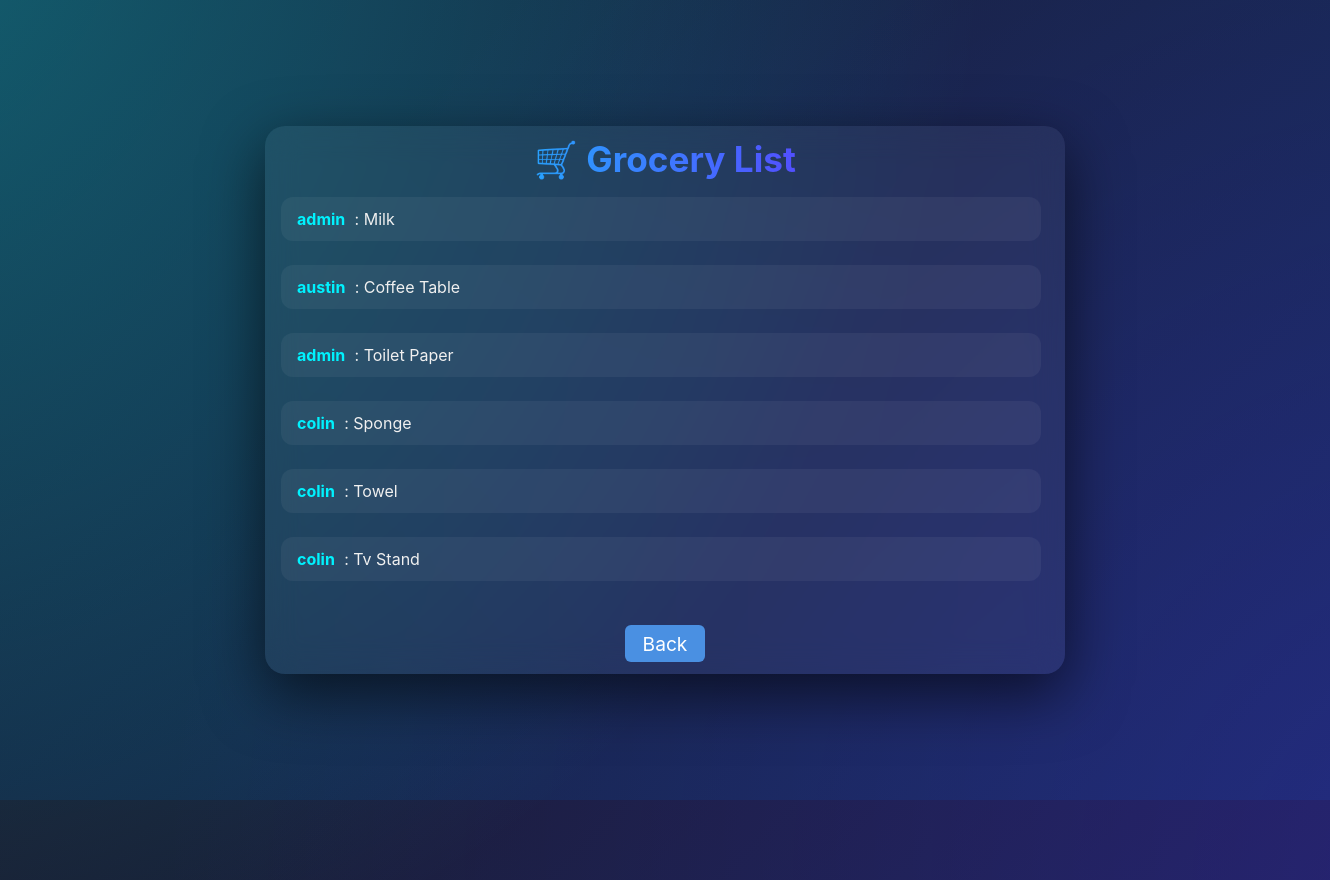
The app's page /grocery (signed in), older data.
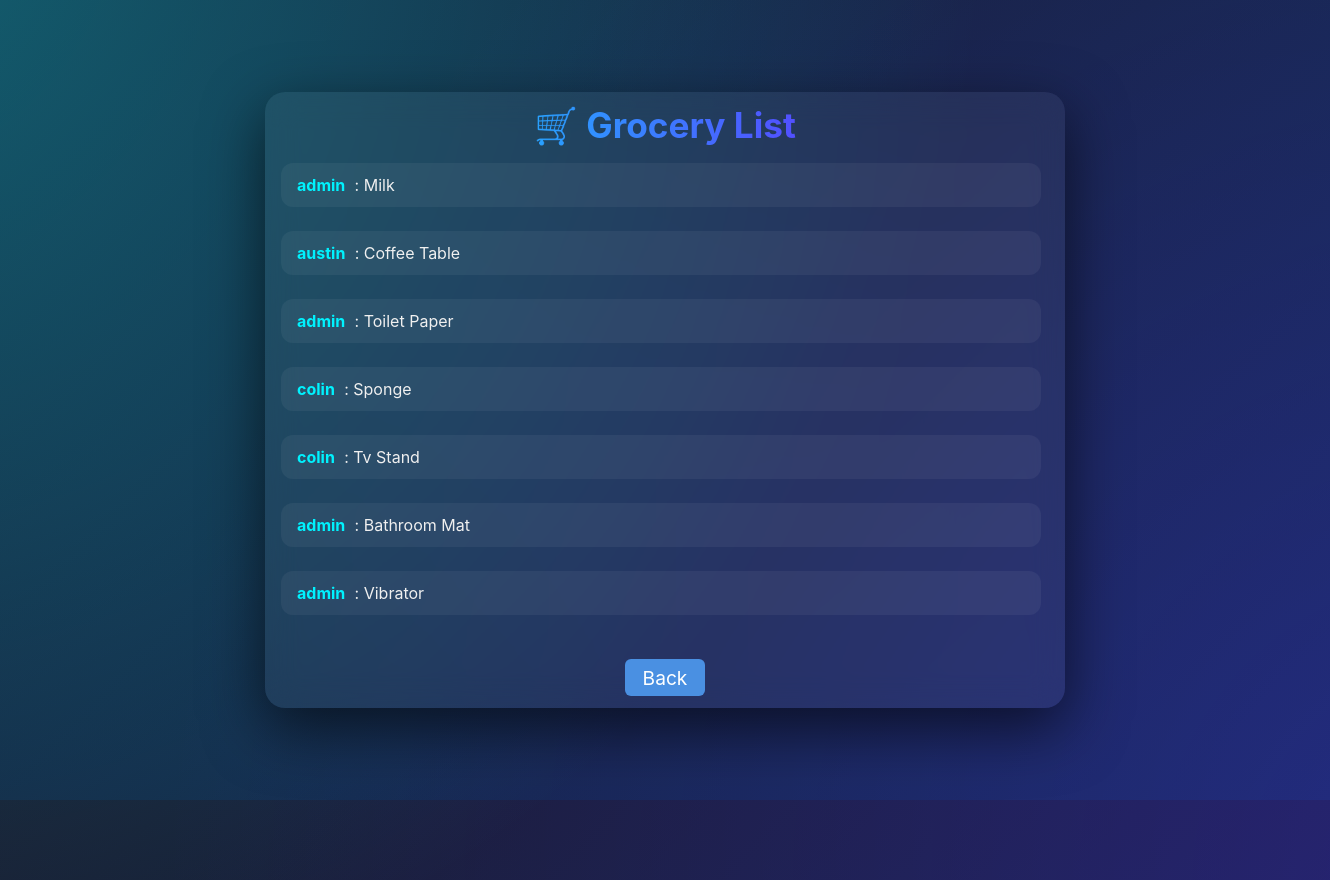
The same page, newer data.
### tables this page shows
CREATE TABLE grocery (
                id INTEGER PRIMARY KEY AUTOINCREMENT,
                item TEXT,
                user TEXT            
                    );

### app.py (the view, shortened to what this page needs)
@app.route('/grocery', methods=['GET', 'POST'])
def grocery_list():
    if 'user' not in session:
        return redirect('/login')
    role = session.get('role')
    can_add = role in ['admin', 'purple']
    with sqlite3.connect('database.db', check_same_thread=False) as conn:
        cur = conn.cursor()
        cur.execute('SELECT * FROM grocery')  # Assuming columns: id, item, user
        items = cur.fetchall()
    return render_template('grocery.html',items=items, can_add=can_add)

### templates/grocery.html (shortened to what this page needs)
<!DOCTYPE html>
<html lang="en">
<head>
  <link rel="stylesheet" href="{{ url_for('static', filename='grocery.css') }}">
</head>
<body>
  <div class="background-glow"></div>
  <div class="board-wrapper">
    <header class="board-header">
      <h1>🛒 Grocery List</h1>
    </header>
    <section class="message-feed" id="message-feed">
      {% for item in items %}
        <div class="grocery-entry">
          <div>
            <span class="grocery-user">{{ item[2] }}</span>
            <span class="grocery-text">: {{ item[1] }}</span>
          </div>
        </div>
      {% endfor %}
    </section>
    <footer class="footer-nav">
      <a href="/dashboard">Back</a>
    </footer>
  </div>
</body>
</html>

Row changes from the older to the newer data that the page shows:
removed grocery: user "colin", item "Towel"
added grocery: user "admin", item "Bathroom Mat"
added grocery: user "admin", item "Vibrator"
